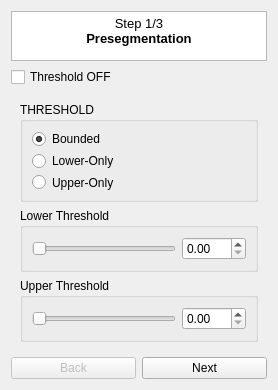
                 <widget class="QWidget" name="page_13">
                  <layout class="QGridLayout" name="gridLayout_152">
                   <item row="0" column="0" colspan="2">
                    <widget class="QTextBrowser" name="textBrowser_5">
                     <property name="maximumSize">
                      <size>
                       <width>16777215</width>
                       <height>50</height>
                      </size>
                     </property>
                     <property name="styleSheet">
                      <string notr="true"/>
                     </property>
                     <property name="verticalScrollBarPolicy">
                      <enum>Qt::ScrollBarAsNeeded</enum>
                     </property>
                     <property name="horizontalScrollBarPolicy">
                      <enum>Qt::ScrollBarAsNeeded</enum>
                     </property>
                     <property name="html">
                      <string>&lt;!DOCTYPE HTML PUBLIC &quot;-//W3C//DTD HTML 4.0//EN&quot; &quot;http://www.w3.org/TR/REC-html40/strict.dtd&quot;&gt;
&lt;html&gt;&lt;head&gt;&lt;meta name=&quot;qrichtext&quot; content=&quot;1&quot; /&gt;&lt;meta charset=&quot;utf-8&quot; /&gt;&lt;style type=&quot;text/css&quot;&gt;
p, li { white-space: pre-wrap; }
hr { height: 1px; border-width: 0; }
li.unchecked::marker { content: &quot;\2610&quot;; }
li.checked::marker { content: &quot;\2612&quot;; }
&lt;/style&gt;&lt;/head&gt;&lt;body style=&quot; font-family:'Sans'; font-size:10pt; font-weight:400; font-style:normal;&quot;&gt;
&lt;p align=&quot;center&quot; style=&quot; margin-top:0px; margin-bottom:0px; margin-left:0px; margin-right:0px; -qt-block-indent:0; text-indent:0px;&quot;&gt;&lt;span style=&quot; font-family:'Segoe UI';&quot;&gt;Step 1/3&lt;br /&gt;&lt;/span&gt;&lt;span style=&quot; font-family:'Segoe UI'; font-weight:700;&quot;&gt;Presegmentation&lt;/span&gt;&lt;/p&gt;&lt;/body&gt;&lt;/html&gt;</string>
                     </property>
                    </widget>
                   </item>
                   <item row="1" column="0" colspan="2">
                    <widget class="QCheckBox" name="checkBox_threshold">
                     <property name="enabled">
                      <bool>true</bool>
                     </property>
                     <property name="text">
                      <string>Threshold OFF</string>
                     </property>
                     <property name="checked">
                      <bool>false</bool>
                     </property>
                    </widget>
                   </item>
                   <item row="2" column="0" colspan="2">
                    <widget class="QFrame" name="frame_15">
                     <property name="maximumSize">
                      <size>
                       <width>16777215</width>
                       <height>300</height>
                      </size>
                     </property>
                     <property name="frameShape">
                      <enum>QFrame::NoFrame</enum>
                     </property>
                     <layout class="QGridLayout" name="gridLayout_28">
                      <item row="0" column="0">
                       <widget class="QGroupBox" name="groupBox_7">
                        <property name="maximumSize">
                         <size>
                          <width>16777215</width>
                          <height>100</height>
                         </size>
                        </property>
                        <property name="title">
                         <string>THRESHOLD</string>
                        </property>
                        <layout class="QGridLayout" name="gridLayout_29">
                         <item row="0" column="0">
                          <widget class="QRadioButton" name="radioButton_bounded">
                           <property name="text">
                            <string>Bounded</string>
                           </property>
                           <property name="checked">
                            <bool>true</bool>
                           </property>
                          </widget>
                         </item>
                         <item row="1" column="0">
                          <widget class="QRadioButton" name="radioButton_lower">
                           <property name="text">
                            <string>Lower-Only</string>
                           </property>
                          </widget>
                         </item>
                         <item row="2" column="0">
                          <widget class="QRadioButton" name="radioButton_upper">
                           <property name="text">
                            <string>Upper-Only</string>
                           </property>
                          </widget>
                         </item>
                        </layout>
                       </widget>
                      </item>
                      <item row="1" column="0">
                       <widget class="QGroupBox" name="groupBox_13">
                        <property name="maximumSize">
                         <size>
                          <width>16777215</width>
                          <height>80</height>
                         </size>
                        </property>
                        <property name="title">
                         <string>Lower Threshold</string>
                        </property>
                        <layout class="QGridLayout" name="gridLayout_30">
                         <item row="0" column="0">
                          <widget class="QSlider" name="ScrollBar_lower">
                           <property name="maximum">
                            <number>105</number>
                           </property>
                           <property name="singleStep">
                            <number>1</number>
                           </property>
                           <property name="pageStep">
                            <number>10</number>
                           </property>
                           <property name="value">
                            <number>0</number>
                           </property>
                           <property name="orientation">
                            <enum>Qt::Horizontal</enum>
                           </property>
                          </widget>
                         </item>
                         <item row="0" column="1">
                          <widget class="QDoubleSpinBox" name="doubleSpinBox_lower">
                           <property name="maximumSize">
                            <size>
                             <width>16777215</width>
                             <height>30</height>
                            </size>
                           </property>
                           <property name="maximum">
                            <double>105.000000000000000</double>
                           </property>
                           <property name="singleStep">
                            <double>0.100000000000000</double>
                           </property>
                          </widget>
                         </item>
                        </layout>
                       </widget>
                      </item>
                      <item row="2" column="0">
                       <widget class="QGroupBox" name="groupBox_63">
                        <property name="maximumSize">
                         <size>
                          <width>16777215</width>
                          <height>80</height>
                         </size>
                        </property>
                        <property name="title">
                         <string>Upper Threshold</string>
                        </property>
                        <layout class="QGridLayout" name="gridLayout_31">
                         <item row="0" column="0">
                          <widget class="QSlider" name="ScrollBar_upper">
                           <property name="maximum">
                            <number>105</number>
                           </property>
                           <property name="singleStep">
                            <number>1</number>
                           </property>
                           <property name="pageStep">
                            <number>10</number>
                           </property>
                           <property name="value">
                            <number>0</number>
                           </property>
                           <property name="orientation">
                            <enum>Qt::Horizontal</enum>
                           </property>
                          </widget>
                         </item>
                         <item row="0" column="1">
                          <widget class="QDoubleSpinBox" name="doubleSpinBox_upper">
                           <property name="maximumSize">
                            <size>
                             <width>16777215</width>
                             <height>30</height>
                            </size>
                           </property>
                           <property name="maximum">
                            <double>105.000000000000000</double>
                           </property>
                           <property name="singleStep">
                            <double>0.100000000000000</double>
                           </property>
                          </widget>
                         </item>
                        </layout>
                       </widget>
                      </item>
                     </layout>
                    </widget>
                   </item>
                   <item row="3" column="0">
                    <widget class="QPushButton" name="pushButton_5">
                     <property name="enabled">
                      <bool>false</bool>
                     </property>
                     <property name="text">
                      <string>Back</string>
                     </property>
                    </widget>
                   </item>
                   <item row="3" column="1">
                    <widget class="QPushButton" name="pushButton_Next1">
                     <property name="text">
                      <string>Next</string>
                     </property>
                    </widget>
                   </item>
                  </layout>
                 </widget>
